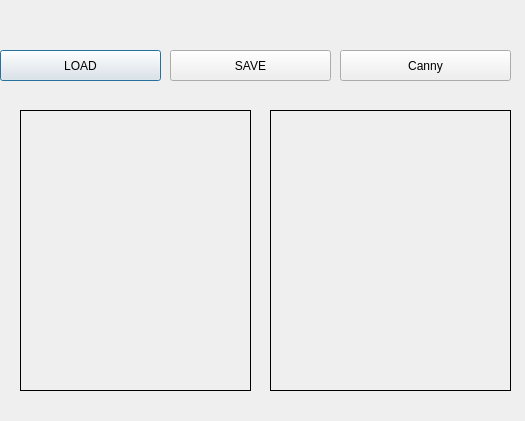
<?xml version="1.0" encoding="UTF-8"?>
<ui version="4.0">
 <class>Dialog</class>
 <widget class="QDialog" name="Dialog">
  <property name="geometry">
   <rect>
    <x>0</x>
    <y>0</y>
    <width>525</width>
    <height>421</height>
   </rect>
  </property>
  <property name="windowTitle">
   <string>Dialog</string>
  </property>
  <widget class="QLabel" name="label">
   <property name="geometry">
    <rect>
     <x>20</x>
     <y>110</y>
     <width>231</width>
     <height>281</height>
    </rect>
   </property>
   <property name="frameShape">
    <enum>QFrame::Box</enum>
   </property>
   <property name="frameShadow">
    <enum>QFrame::Plain</enum>
   </property>
   <property name="text">
    <string/>
   </property>
   <property name="scaledContents">
    <bool>true</bool>
   </property>
  </widget>
  <widget class="QPushButton" name="pushButton">
   <property name="geometry">
    <rect>
     <x>0</x>
     <y>50</y>
     <width>161</width>
     <height>31</height>
    </rect>
   </property>
   <property name="text">
    <string>LOAD</string>
   </property>
  </widget>
  <widget class="QPushButton" name="pushButton2">
   <property name="geometry">
    <rect>
     <x>170</x>
     <y>50</y>
     <width>161</width>
     <height>31</height>
    </rect>
   </property>
   <property name="text">
    <string>SAVE</string>
   </property>
  </widget>
  <widget class="QPushButton" name="pushButton3">
   <property name="geometry">
    <rect>
     <x>340</x>
     <y>50</y>
     <width>171</width>
     <height>31</height>
    </rect>
   </property>
   <property name="text">
    <string>Canny</string>
   </property>
  </widget>
  <widget class="QLabel" name="label2">
   <property name="geometry">
    <rect>
     <x>270</x>
     <y>110</y>
     <width>241</width>
     <height>281</height>
    </rect>
   </property>
   <property name="frameShape">
    <enum>QFrame::Box</enum>
   </property>
   <property name="text">
    <string/>
   </property>
   <property name="scaledContents">
    <bool>true</bool>
   </property>
  </widget>
 </widget>
 <resources/>
 <connections/>
</ui>
